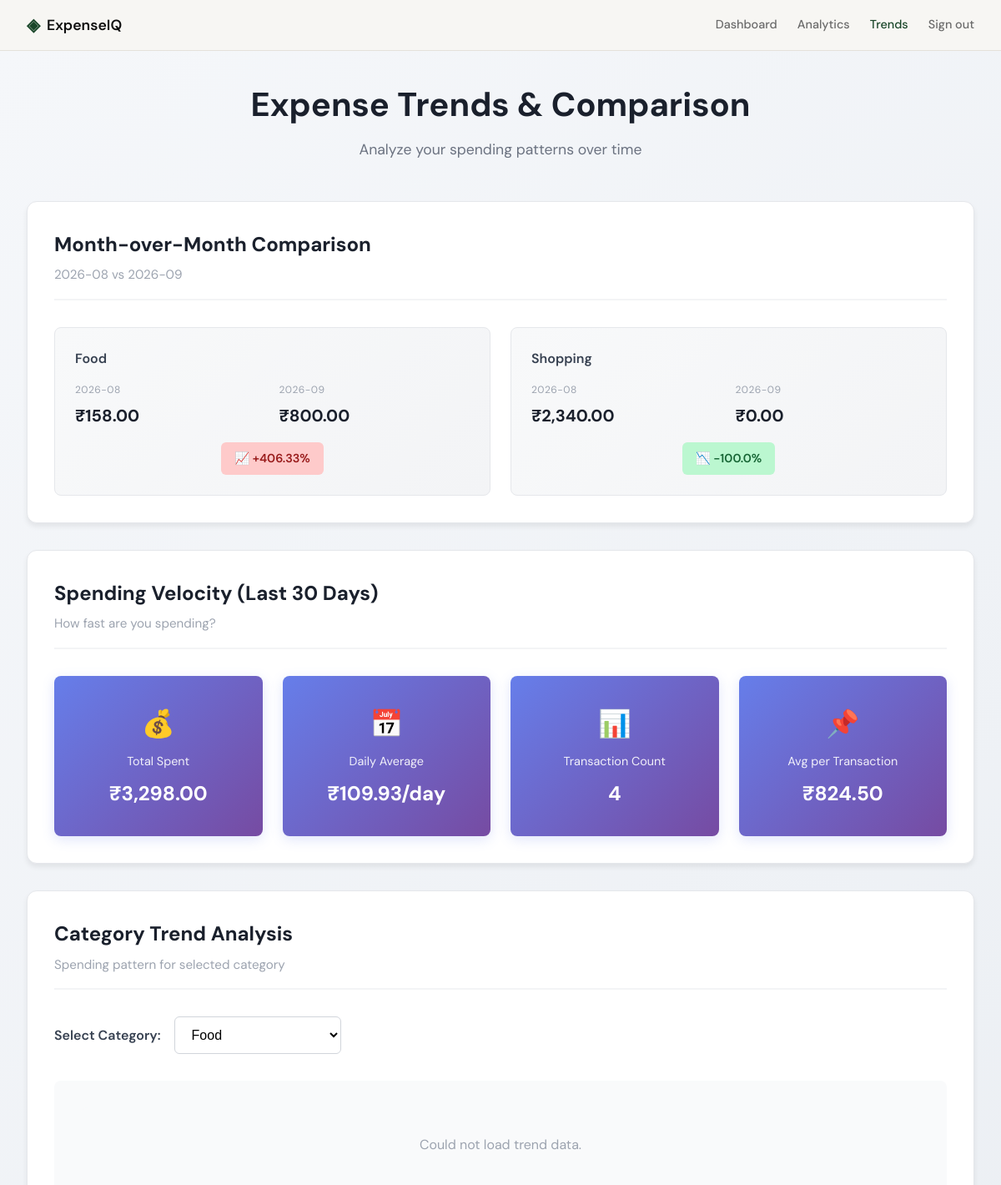
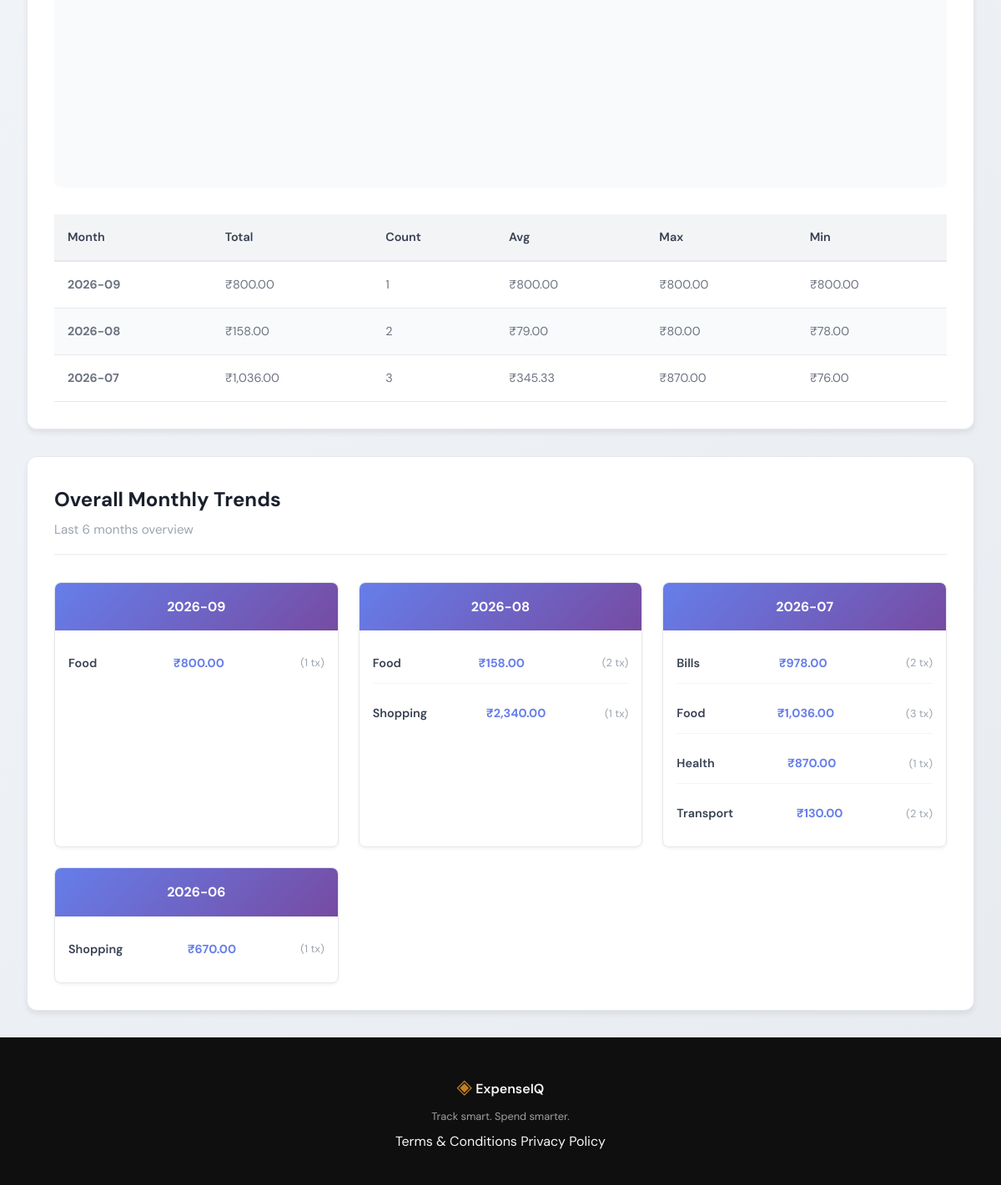
The app's page /trends (signed in) with its own data (2 pictures, top to bottom).
### tables this page shows
CREATE TABLE expenses (
            id          INTEGER PRIMARY KEY AUTOINCREMENT,
            user_id     INTEGER NOT NULL REFERENCES users(id),
            amount      REAL    NOT NULL,
            category    TEXT    NOT NULL,
            date        TEXT    NOT NULL,
            description TEXT,
            created_at  TEXT    DEFAULT (datetime('now'))
        );

### app.py (the view)
@app.route("/trends")
def trends():
    if "user_id" not in session:
        return redirect(url_for("auth.login"))
    from datetime import datetime, timedelta
    today = datetime.now()
    current_month = today.strftime("%Y-%m")
    previous_month = (today.replace(day=1) - timedelta(days=1)).strftime("%Y-%m")
    comparison = get_month_over_month_comparison(
        session["user_id"],
        current_month,
        previous_month
    )
    trend_data = get_monthly_trend_data(session["user_id"], months=6)
    velocity = get_spending_velocity(session["user_id"])
    selected_category = request.args.get("category", "Food")
    category_trend = get_category_trend_over_time(
        session["user_id"],
        selected_category,
        months=6
    )
    all_categories = list(set(
        cat for month_cats in trend_data.values()
        for cat in [c["category"] for c in month_cats]
    ))
    return render_template(
        "trends.html",
        comparison=comparison,
        trend_data=trend_data,
        velocity=velocity,
        category_trend=category_trend,
        selected_category=selected_category,
        all_categories=sorted(all_categories),
        current_month=current_month,
        previous_month=previous_month
    )

### database/db.py (called while the page is built)
def get_db():
    conn = sqlite3.connect(DB_PATH)
    conn.row_factory = sqlite3.Row
    conn.execute("PRAGMA foreign_keys = ON")
    return conn

### templates/trends.html (shortened to what this page needs)
{% extends "base.html" %}
{% block head %}
<link rel="stylesheet" href="{{ url_for('static', filename='css/trends.css') }}">
{% endblock %}
{% block content %}
<div class="trends-page">
    <div class="trends-header">
        <h1>Expense Trends & Comparison</h1>
        <p>Analyze your spending patterns over time</p>
    </div>
    <div class="trends-container">
        <section class="trends-section comparison-section">
            <div class="section-header">
                <h2> Month-over-Month Comparison</h2>
                <p class="subtitle">{{ previous_month }} vs {{ current_month }}</p>
            </div>
            <div class="comparison-grid">
                {% if comparison %}
                    {% for item in comparison %}
                    <div class="comparison-card">
                        <div class="comparison-category">{{ item.category }}</div>
                        <div class="comparison-metrics">
                            <div class="metric">
                                <span class="label">{{ previous_month }}</span>
                                <span class="value">₹{{ item.previous_month }}</span>
                            </div>
                            <div class="metric">
                                <span class="label">{{ current_month }}</span>
                                <span class="value">₹{{ item.current_month }}</span>
                            </div>
                        </div>
                        <div class="comparison-change">
                            {% if item.percent_change > 0 %}
                                <span class="change-badge increase">
                                    📈 +{{ item.percent_change }}%
                                </span>
                            {% elif item.percent_change < 0 %}
                                <span class="change-badge decrease">
                                    📉 {{ item.percent_change }}%
                                </span>
                            {% else %}
                                <span class="change-badge neutral">
                                    ➡️ No Change
                                </span>
                            {% endif %}
                        </div>
                    </div>
                    {% endfor %}
                {% else %}
                    <div class="empty-state">
                        <p>No data available for comparison</p>
                    </div>
                {% endif %}
            </div>
        </section>
        <section class="trends-section velocity-section">
            <div class="section-header">
                <h2> Spending Velocity (Last 30 Days)</h2>
                <p class="subtitle">How fast are you spending?</p>
            </div>
            <div class="velocity-grid">
                <div class="velocity-card">
                    <div class="velocity-icon">💰</div>
                    <div class="velocity-label">Total Spent</div>
                    <div class="velocity-value">₹{{ velocity.total_spent_30_days }}</div>
                </div>
                <div class="velocity-card">
                    <div class="velocity-icon">📅</div>
                    <div class="velocity-label">Daily Average</div>
                    <div class="velocity-value">₹{{ velocity.daily_average }}/day</div>
                </div>
                <div class="velocity-card">
                    <div class="velocity-icon">📊</div>
                    <div class="velocity-label">Transaction Count</div>
                    <div class="velocity-value">{{ velocity.transaction_count }}</div>
                </div>
                <div class="velocity-card">
                    <div class="velocity-icon">📌</div>
                    <div class="velocity-label">Avg per Transaction</div>
                    <div class="velocity-value">₹{{ velocity.avg_per_transaction }}</div>
                </div>
            </div>
        </section>
        <section class="trends-section category-trend-section">
            <div class="section-header">
                <h2>Category Trend Analysis</h2>
                <p class="subtitle">Spending pattern for selected category</p>
            </div>
            <div class="trend-selector">
                <label for="category-select">Select Category:</label>
                <select id="category-select" >
                    {% for cat in all_categories %}
                    <option value="{{ cat }}" {% if cat == selected_category %}selected{% endif %}>
                        {{ cat }}
                    </option>
                    {% endfor %}
                </select>
            </div>
            <div class="trend-chart-container">
            </div>
            <div class="trend-stats">
                {% if category_trend %}
                    <div class="trend-table">
                        <table>
                            <thead>
                                <tr>
                                    <th>Month</th>
                                    <th>Total</th>
                                    <th>Count</th>
                                    <th>Avg</th>
                                    <th>Max</th>
                                    <th>Min</th>
                                </tr>
                            </thead>
                            <tbody>
                                {% for item in category_trend %}
                                <tr>
                                    <td><strong>{{ item.month }}</strong></td>
                                    <td>₹{{ item.total }}</td>
                                    <td>{{ item.count }}</td>
                                    <td>₹{{ item.avg_amount }}</td>
                                    <td>₹{{ item.max_amount }}</td>
                                    <td>₹{{ item.min_amount }}</td>
                                </tr>
                                {% endfor %}
                            </tbody>
                        </table>
                    </div>
                {% else %}
                    <div class="empty-state">
                        <p>No data available for {{ selected_category }}</p>
                    </div>
                {% endif %}
            </div>
        </section>
        <section class="trends-section monthly-trends-section">
            <div class="section-header">
                <h2> Overall Monthly Trends</h2>
                <p class="subtitle">Last 6 months overview</p>
            </div>
            <div class="monthly-breakdown">
                {% if trend_data %}
                    {% for month, categories in trend_data.items() %}
                    <div class="month-card">
                        <div class="month-title">{{ month }}</div>
                        <div class="month-categories">
                            {% for cat in categories %}
                            <div class="category-item">
                                <span class="cat-name">{{ cat.category }}</span>
                                <span class="cat-value">₹{{ cat.monthly_total }}</span>
                                <span class="cat-count">({{ cat.transaction_count }} tx)</span>
                            </div>
                            {% endfor %}
                        </div>
                    </div>
                    {% endfor %}
                {% else %}
                    <div class="empty-state">
                        <p>No historical data available</p>
                    </div>
                {% endif %}
            </div>
        </section>
    </div>
</div>
{% endblock %}

### templates/base.html (shortened to what this page needs)
<!DOCTYPE html>
<html lang="en">
<head>
    <link rel="stylesheet" href="{{ url_for('static', filename='css/style.css') }}">
    {% block head %}{% endblock %}
</head>
<body>
<nav class="navbar">
    <div class="nav-inner">
        <a href="{{ url_for('auth.login') if not session.get('user_id') else url_for('profile') }}"
           class="nav-brand">
            <span class="brand-icon">◈</span>
            <span class="brand-name">ExpenseIQ</span>
        </a>
        <div class="nav-links">
            {% if session.get('user_id') %}
                <a href="{{ url_for('profile') }}"
                   class="{{ 'nav-link-active' if request.endpoint == 'profile' else '' }}">
                    Dashboard
                </a>
                <a href="{{ url_for('analytics') }}"
                   class="{{ 'nav-link-active' if request.endpoint == 'analytics' else '' }}">
                    Analytics
                </a>
                <a href="{{ url_for('trends') }}"
                   class="{{ 'nav-link-active' if request.endpoint == 'trends' else '' }}">
                     Trends
                </a>
                <a href="{{ url_for('logout') }}">
                    Sign out
                </a>
            {% endif %}
        </div>
    </div>
</nav>
<main class="main-content">
    {% block content %}{% endblock %}
</main>
<footer class="footer">
    <div class="footer-inner">
        <div class="footer-brand">
            <span class="brand-icon">◈</span>
            <span class="footer-name">ExpenseIQ</span>
        </div>
        <p class="footer-copy">Track smart. Spend smarter.</p>
        <div class="footer-links">
            <a href="/terms">Terms & Conditions</a>
            <a href="/privacy">Privacy Policy</a>
        </div>
    </div>
</footer>
</body>
</html>

### static/css/style.css (style rules this page uses)
:root { --ink: #0f0f0f; --ink-soft: #2d2d2d; --ink-muted: #6b6b6b; --ink-faint: #a0a0a0; --paper: #f7f6f3; --paper-warm: #f0ede6; --paper-card: #ffffff; --accent: #1a472a; --accent-light: #e8f0eb; --accent-2: #c17f24; --accent-2-light: #fdf3e3; --danger: #c0392b; --danger-light: #fdecea; --border: #e4e1da; --border-soft: #eeebe4; --font-display: 'DM Serif Display', Georgia, serif; --font-body: 'DM Sans', system-ui, sans-serif; --max-width: 1200px; --auth-width: 440px; --radius-sm: 6px; --radius-md: 12px; --radius-lg: 20px; }
*, *::before, *::after { box-sizing: border-box; margin: 0; padding: 0; }
html { font-size: 16px; scroll-behavior: smooth; }
body { background: var(--paper); color: var(--ink); font-family: var(--font-body); font-size: 1rem; line-height: 1.6; -webkit-font-smoothing: antialiased; }
a { color: inherit; text-decoration: none; }
.navbar { position: sticky; top: 0; z-index: 100; background: var(--paper); border-bottom: 1px solid var(--border); padding: 0 2rem; }
.nav-inner { max-width: var(--max-width); margin: 0 auto; height: 60px; display: flex; align-items: center; justify-content: space-between; }
.nav-brand { display: flex; align-items: center; gap: 0.5rem; font-family: var(--font-body); font-weight: 600; font-size: 1.1rem; color: var(--ink); }
.brand-icon { color: var(--accent); font-size: 1.3rem; }
.brand-name { color: var(--ink); }
.nav-links { display: flex; align-items: center; gap: 1.5rem; font-size: 0.9rem; font-weight: 500; }
.nav-links a { color: var(--ink-muted); transition: color 0.2s; }
.nav-link-active { color: var(--accent) !important; font-weight: 500; }
.main-content { min-height: calc(100vh - 60px - 100px); }
.footer { background: var(--ink); color: var(--paper); padding: 2.5rem 2rem; text-align: center; }
.footer-inner { display: flex; flex-direction: column; align-items: center; gap: 0.4rem; }
.footer .brand-icon { color: var(--accent-2); font-size: 1.5rem; }
.footer-name { font-weight: 600; font-size: 1rem; }
.footer-copy { font-size: 0.8rem; color: var(--ink-faint); }

### records on screen
expenses: month "2026-09", total "800.00", count "1", avg_amount "800.00", max_amount "800.00", min_amount "800.00"
expenses: category "Health", monthly_total "870.00", transaction_count "1"

### other values on screen
{{ previous_month }} "2026-08"
{{ current_month }} "2026-09"
{{ item.category }} "Food" "Shopping"
{{ previous_month }} "2026-08" "2026-08"
{{ item.previous_month }} "158.00" "2,340.00"
{{ current_month }} "2026-09" "2026-09"
{{ item.current_month }} "800.00" "0.00"
{{ item.percent_change }} "406.33"
{{ item.percent_change }} "-100.0"
{{ velocity.total_spent_30_days }} "3,298.00"
{{ velocity.daily_average }} "109.93"
{{ velocity.transaction_count }} "4"
{{ velocity.avg_per_transaction }} "824.50"
{{ item.month }} "2026-08" "2026-07"
{{ item.total }} "158.00" "1,036.00"
